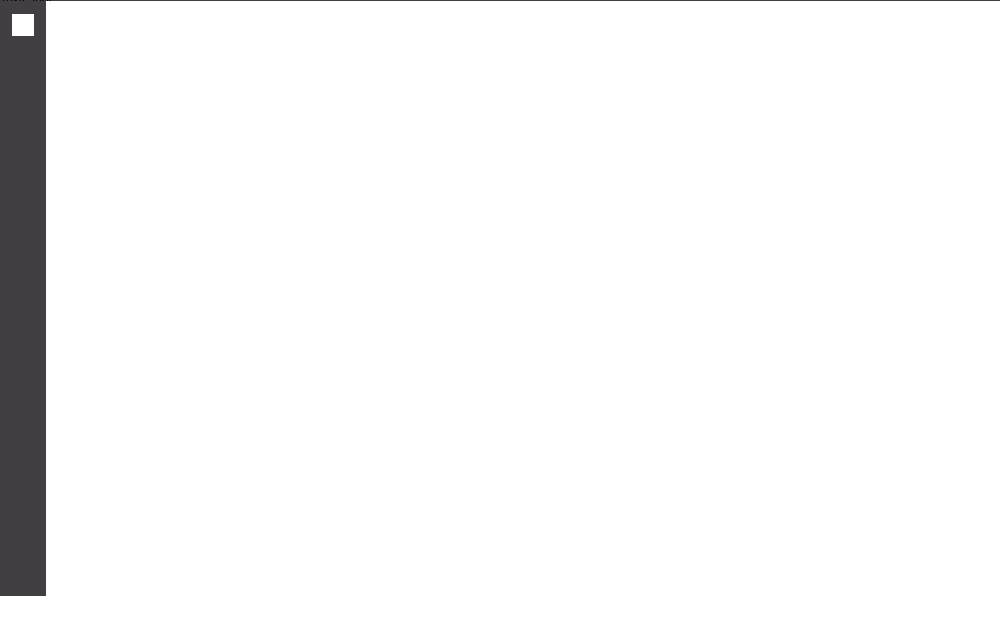
<?xml version="1.0" encoding="UTF-8"?>
<ui version="4.0">
 <class>MainWindow</class>
 <widget class="QMainWindow" name="MainWindow">
  <property name="geometry">
   <rect>
    <x>0</x>
    <y>0</y>
    <width>1000</width>
    <height>618</height>
   </rect>
  </property>
  <property name="sizePolicy">
   <sizepolicy hsizetype="Fixed" vsizetype="Fixed">
    <horstretch>0</horstretch>
    <verstretch>0</verstretch>
   </sizepolicy>
  </property>
  <property name="minimumSize">
   <size>
    <width>1000</width>
    <height>618</height>
   </size>
  </property>
  <property name="maximumSize">
   <size>
    <width>1000</width>
    <height>618</height>
   </size>
  </property>
  <property name="windowTitle">
   <string>MainWindow</string>
  </property>
  <property name="styleSheet">
   <string notr="true">background-color: rgb(255, 255, 255);</string>
  </property>
  <widget class="QWidget" name="centralwidget">
   <layout class="QVBoxLayout" name="verticalLayout">
    <property name="leftMargin">
     <number>0</number>
    </property>
    <property name="topMargin">
     <number>0</number>
    </property>
    <property name="rightMargin">
     <number>0</number>
    </property>
    <property name="bottomMargin">
     <number>0</number>
    </property>
    <item>
     <widget class="QStackedWidget" name="stackedWidget">
      <property name="enabled">
       <bool>true</bool>
      </property>
      <property name="sizePolicy">
       <sizepolicy hsizetype="Expanding" vsizetype="Expanding">
        <horstretch>0</horstretch>
        <verstretch>0</verstretch>
       </sizepolicy>
      </property>
      <property name="currentIndex">
       <number>3</number>
      </property>
      <widget class="QWidget" name="waiting_page">
       <widget class="QWidget" name="horizontalLayoutWidget">
        <property name="geometry">
         <rect>
          <x>0</x>
          <y>230</y>
          <width>991</width>
          <height>61</height>
         </rect>
        </property>
        <layout class="QHBoxLayout" name="horizontalLayout_2">
         <item>
          <spacer name="horizontalSpacer">
           <property name="orientation">
            <enum>Qt::Horizontal</enum>
           </property>
           <property name="sizeHint" stdset="0">
            <size>
             <width>40</width>
             <height>20</height>
            </size>
           </property>
          </spacer>
         </item>
         <item>
          <widget class="QLabel" name="label_p0_snowhazeVPN">
           <property name="sizePolicy">
            <sizepolicy hsizetype="Preferred" vsizetype="Preferred">
             <horstretch>0</horstretch>
             <verstretch>0</verstretch>
            </sizepolicy>
           </property>
           <property name="maximumSize">
            <size>
             <width>16777215</width>
             <height>100</height>
            </size>
           </property>
           <property name="font">
            <font>
             <pointsize>16</pointsize>
            </font>
           </property>
           <property name="styleSheet">
            <string notr="true">color: rgb(191, 150, 89);
</string>
           </property>
           <property name="text">
            <string>SnowHaze VPN</string>
           </property>
           <property name="alignment">
            <set>Qt::AlignCenter</set>
           </property>
          </widget>
         </item>
         <item>
          <spacer name="horizontalSpacer_2">
           <property name="orientation">
            <enum>Qt::Horizontal</enum>
           </property>
           <property name="sizeHint" stdset="0">
            <size>
             <width>40</width>
             <height>20</height>
            </size>
           </property>
          </spacer>
         </item>
        </layout>
       </widget>
       <widget class="QWidget" name="horizontalLayoutWidget_2">
        <property name="geometry">
         <rect>
          <x>0</x>
          <y>160</y>
          <width>991</width>
          <height>91</height>
         </rect>
        </property>
        <layout class="QHBoxLayout" name="horizontalLayout_3">
         <item>
          <spacer name="horizontalSpacer_3">
           <property name="orientation">
            <enum>Qt::Horizontal</enum>
           </property>
           <property name="sizeHint" stdset="0">
            <size>
             <width>40</width>
             <height>20</height>
            </size>
           </property>
          </spacer>
         </item>
         <item>
          <widget class="QLabel" name="label_snowhazeLogo_1">
           <property name="sizePolicy">
            <sizepolicy hsizetype="Fixed" vsizetype="Fixed">
             <horstretch>85</horstretch>
             <verstretch>85</verstretch>
            </sizepolicy>
           </property>
           <property name="minimumSize">
            <size>
             <width>0</width>
             <height>0</height>
            </size>
           </property>
           <property name="maximumSize">
            <size>
             <width>60</width>
             <height>60</height>
            </size>
           </property>
           <property name="frameShadow">
            <enum>QFrame::Plain</enum>
           </property>
           <property name="text">
            <string/>
           </property>
           <property name="pixmap">
            <pixmap resource="resources.qrc">:/img/img/snowhaze-logo.png</pixmap>
           </property>
           <property name="scaledContents">
            <bool>true</bool>
           </property>
           <property name="alignment">
            <set>Qt::AlignRight|Qt::AlignTrailing|Qt::AlignVCenter</set>
           </property>
          </widget>
         </item>
         <item>
          <spacer name="horizontalSpacer_4">
           <property name="orientation">
            <enum>Qt::Horizontal</enum>
           </property>
           <property name="sizeHint" stdset="0">
            <size>
             <width>40</width>
             <height>20</height>
            </size>
           </property>
          </spacer>
         </item>
        </layout>
       </widget>
       <widget class="QWidget" name="horizontalLayoutWidget_3">
        <property name="geometry">
         <rect>
          <x>0</x>
          <y>290</y>
          <width>991</width>
          <height>71</height>
         </rect>
        </property>
        <layout class="QHBoxLayout" name="horizontalLayout_4">
         <item>
          <spacer name="horizontalSpacer_5">
           <property name="orientation">
            <enum>Qt::Horizontal</enum>
           </property>
           <property name="sizeHint" stdset="0">
            <size>
             <width>40</width>
             <height>20</height>
            </size>
           </property>
          </spacer>
         </item>
         <item>
          <widget class="QLabel" name="label_waiting_spinner">
           <property name="sizePolicy">
            <sizepolicy hsizetype="Preferred" vsizetype="Preferred">
             <horstretch>0</horstretch>
             <verstretch>0</verstretch>
            </sizepolicy>
           </property>
           <property name="minimumSize">
            <size>
             <width>32</width>
             <height>32</height>
            </size>
           </property>
           <property name="maximumSize">
            <size>
             <width>32</width>
             <height>32</height>
            </size>
           </property>
           <property name="text">
            <string>TextLabel</string>
           </property>
           <property name="scaledContents">
            <bool>true</bool>
           </property>
          </widget>
         </item>
         <item>
          <spacer name="horizontalSpacer_6">
           <property name="orientation">
            <enum>Qt::Horizontal</enum>
           </property>
           <property name="sizeHint" stdset="0">
            <size>
             <width>40</width>
             <height>20</height>
            </size>
           </property>
          </spacer>
         </item>
        </layout>
       </widget>
      </widget>
      <widget class="QWidget" name="login_page">
       <widget class="QWidget" name="verticalLayoutWidget_3">
        <property name="geometry">
         <rect>
          <x>0</x>
          <y>0</y>
          <width>1001</width>
          <height>571</height>
         </rect>
        </property>
        <layout class="QVBoxLayout" name="verticalLayout_4">
         <property name="spacing">
          <number>7</number>
         </property>
         <item>
          <spacer name="verticalSpacer_8">
           <property name="orientation">
            <enum>Qt::Vertical</enum>
           </property>
           <property name="sizeHint" stdset="0">
            <size>
             <width>20</width>
             <height>40</height>
            </size>
           </property>
          </spacer>
         </item>
         <item>
          <layout class="QHBoxLayout" name="horizontalLayout_5">
           <item>
            <spacer name="horizontalSpacer_10">
             <property name="orientation">
              <enum>Qt::Horizontal</enum>
             </property>
             <property name="sizeHint" stdset="0">
              <size>
               <width>40</width>
               <height>20</height>
              </size>
             </property>
            </spacer>
           </item>
           <item>
            <widget class="QLabel" name="label">
             <property name="font">
              <font>
               <pointsize>18</pointsize>
              </font>
             </property>
             <property name="styleSheet">
              <string notr="true">color: rgb(191, 150, 89);
</string>
             </property>
             <property name="text">
              <string>SnowHaze VPN</string>
             </property>
             <property name="alignment">
              <set>Qt::AlignCenter</set>
             </property>
            </widget>
           </item>
           <item>
            <spacer name="horizontalSpacer_11">
             <property name="orientation">
              <enum>Qt::Horizontal</enum>
             </property>
             <property name="sizeHint" stdset="0">
              <size>
               <width>40</width>
               <height>20</height>
              </size>
             </property>
            </spacer>
           </item>
          </layout>
         </item>
         <item>
          <spacer name="verticalSpacer_9">
           <property name="orientation">
            <enum>Qt::Vertical</enum>
           </property>
           <property name="sizeType">
            <enum>QSizePolicy::Preferred</enum>
           </property>
           <property name="sizeHint" stdset="0">
            <size>
             <width>20</width>
             <height>40</height>
            </size>
           </property>
          </spacer>
         </item>
         <item>
          <layout class="QHBoxLayout" name="horizontalLayout">
           <item>
            <spacer name="horizontalSpacer_7">
             <property name="orientation">
              <enum>Qt::Horizontal</enum>
             </property>
             <property name="sizeHint" stdset="0">
              <size>
               <width>40</width>
               <height>20</height>
              </size>
             </property>
            </spacer>
           </item>
           <item>
            <layout class="QVBoxLayout" name="verticalLayout_3">
             <item>
              <spacer name="verticalSpacer_7">
               <property name="orientation">
                <enum>Qt::Vertical</enum>
               </property>
               <property name="sizeHint" stdset="0">
                <size>
                 <width>20</width>
                 <height>40</height>
                </size>
               </property>
              </spacer>
             </item>
             <item>
              <widget class="QLineEdit" name="lineEdit_email">
               <property name="font">
                <font>
                 <pointsize>10</pointsize>
                 <kerning>true</kerning>
                </font>
               </property>
               <property name="styleSheet">
                <string notr="true">#lineEdit_email{
font-size: 10pt;
color: rgb(0, 0, 0);
background-color: rgb(255, 255, 255);
selection-color: rgb(191, 150, 89);
padding-top: 3px;
padding-left: 2px;
padding-bottom: 2px;
}
#lineEdit_email:focus{
border: 1px  solid #bf9659;
}

</string>
               </property>
               <property name="placeholderText">
                <string>Email</string>
               </property>
              </widget>
             </item>
             <item>
              <spacer name="verticalSpacer_3">
               <property name="orientation">
                <enum>Qt::Vertical</enum>
               </property>
               <property name="sizeType">
                <enum>QSizePolicy::Maximum</enum>
               </property>
               <property name="sizeHint" stdset="0">
                <size>
                 <width>20</width>
                 <height>5</height>
                </size>
               </property>
              </spacer>
             </item>
             <item>
              <widget class="QLineEdit" name="lineEdit_PW">
               <property name="font">
                <font>
                 <pointsize>10</pointsize>
                </font>
               </property>
               <property name="styleSheet">
                <string notr="true">#lineEdit_PW{
color: rgb(0, 0, 0);
font-size: 10pt;
background-color: rgb(255, 255, 255);
selection-color: rgb(191, 150, 89);
padding-top: 3px;
padding-left: 2px;
padding-bottom: 2px;
}
#lineEdit_PW:focus{
border: 1px  solid #bf9659;
}

</string>
               </property>
               <property name="echoMode">
                <enum>QLineEdit::Password</enum>
               </property>
               <property name="placeholderText">
                <string>Password</string>
               </property>
              </widget>
             </item>
             <item>
              <spacer name="verticalSpacer_2">
               <property name="orientation">
                <enum>Qt::Vertical</enum>
               </property>
               <property name="sizeHint" stdset="0">
                <size>
                 <width>20</width>
                 <height>8</height>
                </size>
               </property>
              </spacer>
             </item>
             <item>
              <widget class="QPushButton" name="loginButton">
               <property name="font">
                <font>
                 <pointsize>10</pointsize>
                </font>
               </property>
               <property name="styleSheet">
                <string notr="true">color:rgb(255, 255, 255);
background-color: rgb(191, 150, 89);
padding: 4px;
font-size: 10pt;

</string>
               </property>
               <property name="text">
                <string>Login with Email</string>
               </property>
              </widget>
             </item>
             <item>
              <spacer name="verticalSpacer">
               <property name="orientation">
                <enum>Qt::Vertical</enum>
               </property>
               <property name="sizeType">
                <enum>QSizePolicy::Fixed</enum>
               </property>
               <property name="sizeHint" stdset="0">
                <size>
                 <width>20</width>
                 <height>40</height>
                </size>
               </property>
              </spacer>
             </item>
            </layout>
           </item>
           <item>
            <spacer name="horizontalSpacer_8">
             <property name="orientation">
              <enum>Qt::Horizontal</enum>
             </property>
             <property name="sizeType">
              <enum>QSizePolicy::Fixed</enum>
             </property>
             <property name="sizeHint" stdset="0">
              <size>
               <width>82</width>
               <height>20</height>
              </size>
             </property>
            </spacer>
           </item>
           <item>
            <layout class="QVBoxLayout" name="verticalLayout_2">
             <item>
              <spacer name="verticalSpacer_6">
               <property name="orientation">
                <enum>Qt::Vertical</enum>
               </property>
               <property name="sizeHint" stdset="0">
                <size>
                 <width>20</width>
                 <height>40</height>
                </size>
               </property>
              </spacer>
             </item>
             <item>
              <widget class="QLineEdit" name="lineEdit_masterSecret">
               <property name="font">
                <font>
                 <pointsize>10</pointsize>
                </font>
               </property>
               <property name="styleSheet">
                <string notr="true">#lineEdit_masterSecret{
color: rgb(0, 0, 0);
font-size: 10pt;
background-color: rgb(255, 255, 255);
selection-color: rgb(191, 150, 89);
padding-top: 3px;
padding-left: 2px;
padding-bottom: 2px;
}
#lineEdit_masterSecret:focus{
border: 1px  solid #bf9659;
}

</string>
               </property>
               <property name="inputMethodHints">
                <set>Qt::ImhHiddenText|Qt::ImhNoAutoUppercase|Qt::ImhNoPredictiveText|Qt::ImhSensitiveData</set>
               </property>
               <property name="echoMode">
                <enum>QLineEdit::Password</enum>
               </property>
               <property name="placeholderText">
                <string>Master Secret</string>
               </property>
              </widget>
             </item>
             <item>
              <spacer name="verticalSpacer_5">
               <property name="orientation">
                <enum>Qt::Vertical</enum>
               </property>
               <property name="sizeType">
                <enum>QSizePolicy::Maximum</enum>
               </property>
               <property name="sizeHint" stdset="0">
                <size>
                 <width>20</width>
                 <height>8</height>
                </size>
               </property>
              </spacer>
             </item>
             <item>
              <widget class="QPushButton" name="loginButton_mastersecret">
               <property name="font">
                <font>
                 <pointsize>10</pointsize>
                </font>
               </property>
               <property name="styleSheet">
                <string notr="true">color:rgb(255, 255, 255);
background-color: rgb(191, 150, 89);
padding: 4px;
font-size: 10pt;
</string>
               </property>
               <property name="text">
                <string>Login with Master Secret</string>
               </property>
              </widget>
             </item>
             <item>
              <spacer name="verticalSpacer_4">
               <property name="orientation">
                <enum>Qt::Vertical</enum>
               </property>
               <property name="sizeType">
                <enum>QSizePolicy::Fixed</enum>
               </property>
               <property name="sizeHint" stdset="0">
                <size>
                 <width>20</width>
                 <height>40</height>
                </size>
               </property>
              </spacer>
             </item>
            </layout>
           </item>
           <item>
            <spacer name="horizontalSpacer_9">
             <property name="orientation">
              <enum>Qt::Horizontal</enum>
             </property>
             <property name="sizeHint" stdset="0">
              <size>
               <width>40</width>
               <height>20</height>
              </size>
             </property>
            </spacer>
           </item>
          </layout>
         </item>
         <item>
          <spacer name="verticalSpacer_10">
           <property name="orientation">
            <enum>Qt::Vertical</enum>
           </property>
           <property name="sizeType">
            <enum>QSizePolicy::Preferred</enum>
           </property>
           <property name="sizeHint" stdset="0">
            <size>
             <width>20</width>
             <height>30</height>
            </size>
           </property>
          </spacer>
         </item>
         <item>
          <layout class="QHBoxLayout" name="horizontalLayout_8">
           <item>
            <spacer name="horizontalSpacer_12">
             <property name="orientation">
              <enum>Qt::Horizontal</enum>
             </property>
             <property name="sizeHint" stdset="0">
              <size>
               <width>40</width>
               <height>20</height>
              </size>
             </property>
            </spacer>
           </item>
           <item>
            <widget class="ClickableQLabel" name="label_getSubscription">
             <property name="sizePolicy">
              <sizepolicy hsizetype="Preferred" vsizetype="Preferred">
               <horstretch>0</horstretch>
               <verstretch>0</verstretch>
              </sizepolicy>
             </property>
             <property name="font">
              <font>
               <pointsize>9</pointsize>
              </font>
             </property>
             <property name="text">
              <string>&lt;html&gt;&lt;head/&gt;&lt;body&gt;&lt;p&gt;Don't have a subscription yet? &lt;span style=&quot; color:#0000ff;&quot;&gt;Get the SnowHaze VPN!&lt;/span&gt;&lt;/p&gt;&lt;/body&gt;&lt;/html&gt;</string>
             </property>
            </widget>
           </item>
           <item>
            <spacer name="horizontalSpacer_13">
             <property name="orientation">
              <enum>Qt::Horizontal</enum>
             </property>
             <property name="sizeHint" stdset="0">
              <size>
               <width>40</width>
               <height>20</height>
              </size>
             </property>
            </spacer>
           </item>
          </layout>
         </item>
         <item>
          <spacer name="verticalSpacer_11">
           <property name="orientation">
            <enum>Qt::Vertical</enum>
           </property>
           <property name="sizeHint" stdset="0">
            <size>
             <width>20</width>
             <height>40</height>
            </size>
           </property>
          </spacer>
         </item>
        </layout>
       </widget>
      </widget>
      <widget class="QWidget" name="vpn_page">
       <widget class="QListWidget" name="VPNListWidget">
        <property name="geometry">
         <rect>
          <x>107</x>
          <y>150</y>
          <width>425</width>
          <height>371</height>
         </rect>
        </property>
        <property name="sizePolicy">
         <sizepolicy hsizetype="Ignored" vsizetype="Ignored">
          <horstretch>0</horstretch>
          <verstretch>0</verstretch>
         </sizepolicy>
        </property>
        <property name="minimumSize">
         <size>
          <width>425</width>
          <height>0</height>
         </size>
        </property>
        <property name="maximumSize">
         <size>
          <width>425</width>
          <height>16777215</height>
         </size>
        </property>
        <property name="styleSheet">
         <string notr="true">QListWidget#VPNListWidget::item:hover{background-color: #ffffff; background: transparent;}
QListWidget#VPNListWidget::item:clicked{background-color: #ffffff; background: transparent;}
QListWidget#VPNListWidget{
background-color: #ffffff;
border: 1px solid #413f44;
border-radius: 4px;}</string>
        </property>
       </widget>
       <widget class="QLabel" name="label_2">
        <property name="geometry">
         <rect>
          <x>-10</x>
          <y>0</y>
          <width>56</width>
          <height>640</height>
         </rect>
        </property>
        <property name="styleSheet">
         <string notr="true">background-color: #413f44;</string>
        </property>
        <property name="text">
         <string/>
        </property>
       </widget>
       <widget class="ClickableQLabel" name="label_settings">
        <property name="geometry">
         <rect>
          <x>12</x>
          <y>14</y>
          <width>22</width>
          <height>22</height>
         </rect>
        </property>
        <property name="styleSheet">
         <string notr="true"/>
        </property>
        <property name="text">
         <string/>
        </property>
        <property name="pixmap">
         <pixmap resource="resources.qrc">:/img/img/settings_icon.svg</pixmap>
        </property>
        <property name="scaledContents">
         <bool>true</bool>
        </property>
       </widget>
       <widget class="QLabel" name="label_topline">
        <property name="geometry">
         <rect>
          <x>0</x>
          <y>0</y>
          <width>1000</width>
          <height>1</height>
         </rect>
        </property>
        <property name="styleSheet">
         <string notr="true">background-color: #413f44;</string>
        </property>
        <property name="text">
         <string>TextLabel</string>
        </property>
       </widget>
       <widget class="ClickableQLabel" name="label_logout">
        <property name="geometry">
         <rect>
          <x>12</x>
          <y>45</y>
          <width>22</width>
          <height>22</height>
         </rect>
        </property>
        <property name="text">
         <string/>
        </property>
        <property name="pixmap">
         <pixmap resource="resources.qrc">:/img/img/logout_icon.svg</pixmap>
        </property>
        <property name="scaledContents">
         <bool>true</bool>
        </property>
       </widget>
       <widget class="QWidget" name="verticalLayoutWidget">
        <property name="geometry">
         <rect>
          <x>582</x>
          <y>150</y>
          <width>341</width>
          <height>371</height>
         </rect>
        </property>
        <layout class="QVBoxLayout" name="verticalLayout_5">
         <item>
          <spacer name="verticalSpacer_13">
           <property name="orientation">
            <enum>Qt::Vertical</enum>
           </property>
           <property name="sizeType">
            <enum>QSizePolicy::Fixed</enum>
           </property>
           <property name="sizeHint" stdset="0">
            <size>
             <width>20</width>
             <height>15</height>
            </size>
           </property>
          </spacer>
         </item>
         <item>
          <widget class="QLabel" name="label_4">
           <property name="styleSheet">
            <string notr="true">font: 9pt;</string>
           </property>
           <property name="text">
            <string>IPv4:</string>
           </property>
          </widget>
         </item>
         <item>
          <layout class="QHBoxLayout" name="horizontalLayout_6">
           <item>
            <spacer name="horizontalSpacer_14">
             <property name="orientation">
              <enum>Qt::Horizontal</enum>
             </property>
             <property name="sizeType">
              <enum>QSizePolicy::Fixed</enum>
             </property>
             <property name="sizeHint" stdset="0">
              <size>
               <width>12</width>
               <height>20</height>
              </size>
             </property>
            </spacer>
           </item>
           <item>
            <widget class="QLabel" name="label_currentIPv4">
             <property name="sizePolicy">
              <sizepolicy hsizetype="Expanding" vsizetype="Preferred">
               <horstretch>0</horstretch>
               <verstretch>0</verstretch>
              </sizepolicy>
             </property>
             <property name="styleSheet">
              <string notr="true">font: 9pt;
color: #bf9659;</string>
             </property>
             <property name="text">
              <string>TextLabel</string>
             </property>
            </widget>
           </item>
          </layout>
         </item>
         <item>
          <spacer name="verticalSpacer_12">
           <property name="orientation">
            <enum>Qt::Vertical</enum>
           </property>
           <property name="sizeType">
            <enum>QSizePolicy::Fixed</enum>
           </property>
           <property name="sizeHint" stdset="0">
            <size>
             <width>20</width>
             <height>15</height>
            </size>
           </property>
          </spacer>
         </item>
         <item>
          <widget class="QLabel" name="label_5">
           <property name="styleSheet">
            <string notr="true">font: 9pt;</string>
           </property>
           <property name="text">
            <string>IPv6:</string>
           </property>
          </widget>
         </item>
         <item>
          <layout class="QHBoxLayout" name="horizontalLayout_7">
           <item>
            <spacer name="horizontalSpacer_15">
             <property name="orientation">
              <enum>Qt::Horizontal</enum>
             </property>
             <property name="sizeType">
              <enum>QSizePolicy::Fixed</enum>
             </property>
             <property name="sizeHint" stdset="0">
              <size>
               <width>12</width>
               <height>20</height>
              </size>
             </property>
            </spacer>
           </item>
           <item>
            <widget class="QLabel" name="label_currentIPv6">
             <property name="styleSheet">
              <string notr="true">font: 9pt;
color: #bf9659;</string>
             </property>
             <property name="text">
              <string>TextLabel</string>
             </property>
            </widget>
           </item>
          </layout>
         </item>
         <item>
          <spacer name="verticalSpacer_14">
           <property name="orientation">
            <enum>Qt::Vertical</enum>
           </property>
           <property name="sizeType">
            <enum>QSizePolicy::Fixed</enum>
           </property>
           <property name="sizeHint" stdset="0">
            <size>
             <width>20</width>
             <height>20</height>
            </size>
           </property>
          </spacer>
         </item>
         <item>
          <widget class="QLabel" name="label_6">
           <property name="styleSheet">
            <string notr="true">font: 9pt;</string>
           </property>
           <property name="text">
            <string>Active Connection:</string>
           </property>
          </widget>
         </item>
         <item>
          <spacer name="verticalSpacer_16">
           <property name="orientation">
            <enum>Qt::Vertical</enum>
           </property>
           <property name="sizeType">
            <enum>QSizePolicy::Fixed</enum>
           </property>
           <property name="sizeHint" stdset="0">
            <size>
             <width>20</width>
             <height>12</height>
            </size>
           </property>
          </spacer>
         </item>
         <item>
          <layout class="QHBoxLayout" name="horizontalLayout_10">
           <item>
            <spacer name="horizontalSpacer_19">
             <property name="orientation">
              <enum>Qt::Horizontal</enum>
             </property>
             <property name="sizeType">
              <enum>QSizePolicy::Fixed</enum>
             </property>
             <property name="sizeHint" stdset="0">
              <size>
               <width>12</width>
               <height>20</height>
              </size>
             </property>
            </spacer>
           </item>
           <item>
            <widget class="QLabel" name="label_currentVPNFlag">
             <property name="sizePolicy">
              <sizepolicy hsizetype="Fixed" vsizetype="Fixed">
               <horstretch>40</horstretch>
               <verstretch>40</verstretch>
              </sizepolicy>
             </property>
             <property name="minimumSize">
              <size>
               <width>40</width>
               <height>40</height>
              </size>
             </property>
             <property name="maximumSize">
              <size>
               <width>40</width>
               <height>40</height>
              </size>
             </property>
             <property name="styleSheet">
              <string notr="true">border: 0px solid rgb(220,220,220);
background-color: rgb(130,130,130);
border-radius: 2.5px;</string>
             </property>
             <property name="text">
              <string/>
             </property>
             <property name="margin">
              <number>0</number>
             </property>
            </widget>
           </item>
           <item>
            <spacer name="horizontalSpacer_20">
             <property name="orientation">
              <enum>Qt::Horizontal</enum>
             </property>
             <property name="sizeType">
              <enum>QSizePolicy::Fixed</enum>
             </property>
             <property name="sizeHint" stdset="0">
              <size>
               <width>40</width>
               <height>20</height>
              </size>
             </property>
            </spacer>
           </item>
           <item>
            <widget class="QLabel" name="label_currentVPNName">
             <property name="sizePolicy">
              <sizepolicy hsizetype="Fixed" vsizetype="Fixed">
               <horstretch>40</horstretch>
               <verstretch>40</verstretch>
              </sizepolicy>
             </property>
             <property name="minimumSize">
              <size>
               <width>0</width>
               <height>40</height>
              </size>
             </property>
             <property name="maximumSize">
              <size>
               <width>16777215</width>
               <height>40</height>
              </size>
             </property>
             <property name="styleSheet">
              <string notr="true">color: #bf9659;
font: 9pt;</string>
             </property>
             <property name="text">
              <string>TextLabel</string>
             </property>
            </widget>
           </item>
           <item>
            <spacer name="horizontalSpacer_21">
             <property name="orientation">
              <enum>Qt::Horizontal</enum>
             </property>
             <property name="sizeHint" stdset="0">
              <size>
               <width>40</width>
               <height>20</height>
              </size>
             </property>
            </spacer>
           </item>
          </layout>
         </item>
         <item>
          <spacer name="verticalSpacer_15">
           <property name="orientation">
            <enum>Qt::Vertical</enum>
           </property>
           <property name="sizeType">
            <enum>QSizePolicy::Expanding</enum>
           </property>
           <property name="sizeHint" stdset="0">
            <size>
             <width>20</width>
             <height>25</height>
            </size>
           </property>
          </spacer>
         </item>
         <item>
          <layout class="QHBoxLayout" name="horizontalLayout_9">
           <item>
            <widget class="QPushButton" name="refreshButton">
             <property name="styleSheet">
              <string notr="true">color: #ffffff;
background-color: rgb(191, 150, 89);
font: 8pt;</string>
             </property>
             <property name="text">
              <string>Refresh</string>
             </property>
            </widget>
           </item>
           <item>
            <spacer name="horizontalSpacer_18">
             <property name="orientation">
              <enum>Qt::Horizontal</enum>
             </property>
             <property name="sizeType">
              <enum>QSizePolicy::Fixed</enum>
             </property>
             <property name="sizeHint" stdset="0">
              <size>
               <width>40</width>
               <height>20</height>
              </size>
             </property>
            </spacer>
           </item>
           <item>
            <widget class="QPushButton" name="SGXVerificationButton">
             <property name="styleSheet">
              <string notr="true">font: 8pt;
color:rgb(255, 255, 255);
background-color: rgb(191, 150, 89);</string>
             </property>
             <property name="text">
              <string>Verify Tokens</string>
             </property>
            </widget>
           </item>
           <item>
            <spacer name="horizontalSpacer_17">
             <property name="orientation">
              <enum>Qt::Horizontal</enum>
             </property>
             <property name="sizeType">
              <enum>QSizePolicy::Expanding</enum>
             </property>
             <property name="sizeHint" stdset="0">
              <size>
               <width>75</width>
               <height>20</height>
              </size>
             </property>
            </spacer>
           </item>
          </layout>
         </item>
         <item>
          <spacer name="verticalSpacer_17">
           <property name="orientation">
            <enum>Qt::Vertical</enum>
           </property>
           <property name="sizeType">
            <enum>QSizePolicy::Fixed</enum>
           </property>
           <property name="sizeHint" stdset="0">
            <size>
             <width>20</width>
             <height>12</height>
            </size>
           </property>
          </spacer>
         </item>
        </layout>
       </widget>
       <widget class="ClickableQLabel" name="label_on_off">
        <property name="geometry">
         <rect>
          <x>498</x>
          <y>66</y>
          <width>101</width>
          <height>41</height>
         </rect>
        </property>
        <property name="text">
         <string/>
        </property>
        <property name="pixmap">
         <pixmap resource="resources.qrc">:/img/img/on_button.svg</pixmap>
        </property>
        <property name="scaledContents">
         <bool>true</bool>
        </property>
       </widget>
      </widget>
      <widget class="QWidget" name="settings_page">
       <widget class="QLabel" name="label_3">
        <property name="geometry">
         <rect>
          <x>-10</x>
          <y>0</y>
          <width>56</width>
          <height>640</height>
         </rect>
        </property>
        <property name="styleSheet">
         <string notr="true">background-color: #413f44;</string>
        </property>
        <property name="text">
         <string/>
        </property>
       </widget>
       <widget class="ClickableQLabel" name="label_backarrow">
        <property name="geometry">
         <rect>
          <x>12</x>
          <y>14</y>
          <width>22</width>
          <height>22</height>
         </rect>
        </property>
        <property name="text">
         <string/>
        </property>
        <property name="pixmap">
         <pixmap resource="resources.qrc">:/img/img/back_icon.svg</pixmap>
        </property>
        <property name="scaledContents">
         <bool>true</bool>
        </property>
       </widget>
       <widget class="QLabel" name="label_8">
        <property name="geometry">
         <rect>
          <x>0</x>
          <y>0</y>
          <width>1000</width>
          <height>1</height>
         </rect>
        </property>
        <property name="styleSheet">
         <string notr="true">background-color: #413f44;</string>
        </property>
        <property name="text">
         <string/>
        </property>
       </widget>
       <widget class="QListWidget" name="settingsListWidget">
        <property name="geometry">
         <rect>
          <x>46</x>
          <y>0</y>
          <width>954</width>
          <height>576</height>
         </rect>
        </property>
        <property name="styleSheet">
         <string notr="true">QListWidget#settingsListWidget::item:hover{background-color: #ffffff; background: transparent;}
QListWidget#settingsListWidget::item:clicked{background-color: #ffffff; background: transparent;}
QListWidget#settingsListWidget{
background-color: #ffffff;
border: none;
}</string>
        </property>
       </widget>
       <widget class="QLabel" name="label_topline_settings_page">
        <property name="geometry">
         <rect>
          <x>0</x>
          <y>0</y>
          <width>1000</width>
          <height>1</height>
         </rect>
        </property>
        <property name="styleSheet">
         <string notr="true">background-color: #413f44;</string>
        </property>
        <property name="text">
         <string>TextLabel</string>
        </property>
       </widget>
      </widget>
     </widget>
    </item>
   </layout>
  </widget>
  <widget class="QMenuBar" name="menubar">
   <property name="geometry">
    <rect>
     <x>0</x>
     <y>0</y>
     <width>1000</width>
     <height>26</height>
    </rect>
   </property>
  </widget>
  <widget class="QStatusBar" name="statusbar"/>
 </widget>
 <customwidgets>
  <customwidget>
   <class>ClickableQLabel</class>
   <extends>QLabel</extends>
   <header location="global">clickableqlabel.h</header>
  </customwidget>
 </customwidgets>
 <resources>
  <include location="resources.qrc"/>
 </resources>
 <connections/>
</ui>
